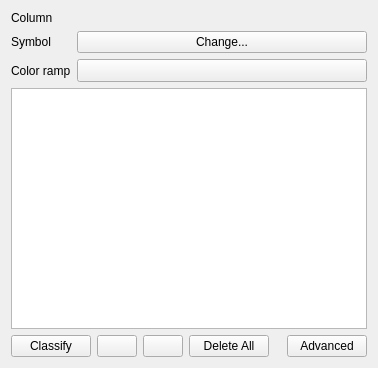
<?xml version="1.0" encoding="UTF-8"?>
<ui version="4.0">
 <class>QgsCategorizedSymbolRendererWidget</class>
 <widget class="QWidget" name="QgsCategorizedSymbolRendererWidget">
  <property name="geometry">
   <rect>
    <x>0</x>
    <y>0</y>
    <width>378</width>
    <height>368</height>
   </rect>
  </property>
  <layout class="QGridLayout" name="gridLayout">
   <item row="0" column="0">
    <widget class="QLabel" name="label_3">
     <property name="sizePolicy">
      <sizepolicy hsizetype="Fixed" vsizetype="Preferred">
       <horstretch>0</horstretch>
       <verstretch>0</verstretch>
      </sizepolicy>
     </property>
     <property name="text">
      <string>Column</string>
     </property>
    </widget>
   </item>
   <item row="0" column="1">
    <widget class="QgsFieldExpressionWidget" name="mExpressionWidget" native="true">
     <property name="maximumSize">
      <size>
       <width>500</width>
       <height>16777215</height>
      </size>
     </property>
     <property name="focusPolicy">
      <enum>Qt::StrongFocus</enum>
     </property>
    </widget>
   </item>
   <item row="1" column="0">
    <widget class="QLabel" name="label_9">
     <property name="sizePolicy">
      <sizepolicy hsizetype="Fixed" vsizetype="Preferred">
       <horstretch>0</horstretch>
       <verstretch>0</verstretch>
      </sizepolicy>
     </property>
     <property name="text">
      <string>Symbol</string>
     </property>
    </widget>
   </item>
   <item row="1" column="1">
    <widget class="QPushButton" name="btnChangeCategorizedSymbol">
     <property name="sizePolicy">
      <sizepolicy hsizetype="Expanding" vsizetype="Fixed">
       <horstretch>1</horstretch>
       <verstretch>0</verstretch>
      </sizepolicy>
     </property>
     <property name="text">
      <string>Change...</string>
     </property>
    </widget>
   </item>
   <item row="2" column="0">
    <widget class="QLabel" name="label_10">
     <property name="sizePolicy">
      <sizepolicy hsizetype="Fixed" vsizetype="Preferred">
       <horstretch>0</horstretch>
       <verstretch>0</verstretch>
      </sizepolicy>
     </property>
     <property name="text">
      <string>Color ramp</string>
     </property>
    </widget>
   </item>
   <item row="2" column="1">
    <layout class="QHBoxLayout" name="horizontalLayout">
     <item>
      <widget class="QgsColorRampButton" name="btnColorRamp">
       <property name="sizePolicy">
        <sizepolicy hsizetype="Expanding" vsizetype="Fixed">
         <horstretch>0</horstretch>
         <verstretch>0</verstretch>
        </sizepolicy>
       </property>
       <property name="minimumSize">
        <size>
         <width>120</width>
         <height>0</height>
        </size>
       </property>
       <property name="maximumSize">
        <size>
         <width>16777215</width>
         <height>16777215</height>
        </size>
       </property>
      </widget>
     </item>
    </layout>
   </item>
   <item row="3" column="0" colspan="2">
    <widget class="QTreeView" name="viewCategories">
     <property name="contextMenuPolicy">
      <enum>Qt::CustomContextMenu</enum>
     </property>
     <property name="dragDropMode">
      <enum>QAbstractItemView::InternalMove</enum>
     </property>
     <property name="defaultDropAction">
      <enum>Qt::IgnoreAction</enum>
     </property>
     <property name="selectionMode">
      <enum>QAbstractItemView::ExtendedSelection</enum>
     </property>
     <property name="iconSize">
      <size>
       <width>16</width>
       <height>16</height>
      </size>
     </property>
     <property name="rootIsDecorated">
      <bool>false</bool>
     </property>
     <property name="itemsExpandable">
      <bool>false</bool>
     </property>
     <property name="sortingEnabled">
      <bool>true</bool>
     </property>
     <property name="allColumnsShowFocus">
      <bool>true</bool>
     </property>
    </widget>
   </item>
   <item row="4" column="0" colspan="2">
    <layout class="QHBoxLayout" name="horizontalLayout_3">
     <item>
      <widget class="QPushButton" name="btnAddCategories">
       <property name="text">
        <string>Classify</string>
       </property>
      </widget>
     </item>
     <item>
      <widget class="QPushButton" name="btnAddCategory">
       <property name="toolTip">
        <string>Add</string>
       </property>
       <property name="icon">
        <iconset resource="../../images/images.qrc">
         <normaloff>:/images/themes/default/symbologyAdd.svg</normaloff>:/images/themes/default/symbologyAdd.svg</iconset>
       </property>
      </widget>
     </item>
     <item>
      <widget class="QPushButton" name="btnDeleteCategories">
       <property name="toolTip">
        <string>Delete</string>
       </property>
       <property name="icon">
        <iconset resource="../../images/images.qrc">
         <normaloff>:/images/themes/default/symbologyRemove.svg</normaloff>:/images/themes/default/symbologyRemove.svg</iconset>
       </property>
      </widget>
     </item>
     <item>
      <widget class="QPushButton" name="btnDeleteAllCategories">
       <property name="text">
        <string>Delete All</string>
       </property>
      </widget>
     </item>
     <item>
      <spacer>
       <property name="orientation">
        <enum>Qt::Horizontal</enum>
       </property>
       <property name="sizeHint" stdset="0">
        <size>
         <width>40</width>
         <height>20</height>
        </size>
       </property>
      </spacer>
     </item>
     <item>
      <widget class="QPushButton" name="btnAdvanced">
       <property name="text">
        <string>Advanced</string>
       </property>
      </widget>
     </item>
    </layout>
   </item>
  </layout>
  <zorder>viewCategories</zorder>
  <zorder>btnChangeCategorizedSymbol</zorder>
  <zorder>label_9</zorder>
  <zorder>label_10</zorder>
  <zorder>mExpressionWidget</zorder>
  <zorder>label_3</zorder>
 </widget>
 <customwidgets>
  <customwidget>
   <class>QgsFieldExpressionWidget</class>
   <extends>QWidget</extends>
   <header location="global">qgsfieldexpressionwidget.h</header>
   <container>1</container>
  </customwidget>
  <customwidget>
   <class>QgsColorRampButton</class>
   <extends>QToolButton</extends>
   <header>qgscolorrampbutton.h</header>
   <container>1</container>
  </customwidget>
 </customwidgets>
 <tabstops>
  <tabstop>mExpressionWidget</tabstop>
  <tabstop>btnChangeCategorizedSymbol</tabstop>
  <tabstop>btnColorRamp</tabstop>
  <tabstop>btnAddCategories</tabstop>
  <tabstop>btnAddCategory</tabstop>
  <tabstop>btnDeleteCategories</tabstop>
  <tabstop>btnDeleteAllCategories</tabstop>
  <tabstop>btnAdvanced</tabstop>
  <tabstop>viewCategories</tabstop>
 </tabstops>
 <resources>
  <include location="../../images/images.qrc"/>
 </resources>
 <connections/>
</ui>
